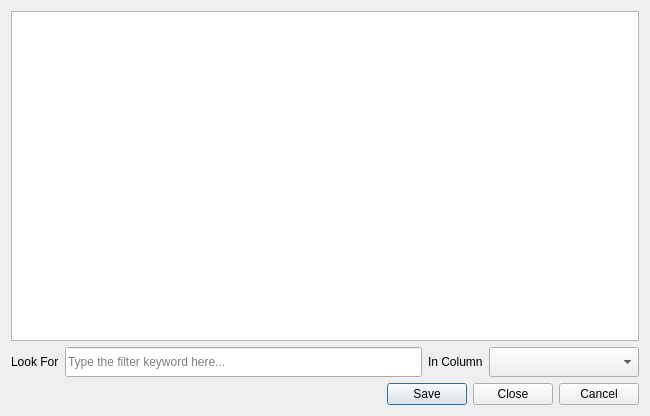
<?xml version="1.0" encoding="UTF-8"?>
<ui version="4.0">
    <class>EntityBrowser</class>
    <widget class="QDialog" name="EntityBrowser">
        <property name="geometry">
            <rect>
                <x>0</x>
                <y>0</y>
                <width>650</width>
                <height>416</height>
            </rect>
        </property>
        <property name="windowTitle">
            <string>Dialog</string>
        </property>
        <layout class="QGridLayout" name="gridLayout">
            <item row="3" column="0">
                <widget class="QLabel" name="label">
                    <property name="text">
                        <string>Look For</string>
                    </property>
                </widget>
            </item>
            <item row="4" column="0" colspan="4">
                <widget class="QDialogButtonBox" name="buttonBox">
                    <property name="orientation">
                        <enum>Qt::Horizontal</enum>
                    </property>
                    <property name="standardButtons">
                        <set>QDialogButtonBox::Cancel|QDialogButtonBox::Close|QDialogButtonBox::Save</set>
                    </property>
                </widget>
            </item>
            <item row="3" column="2">
                <widget class="QLabel" name="label_2">
                    <property name="text">
                        <string>In Column</string>
                    </property>
                </widget>
            </item>
            <item row="3" column="3">
                <widget class="QComboBox" name="cboFilterColumn">
                    <property name="minimumSize">
                        <size>
                            <width>150</width>
                            <height>30</height>
                        </size>
                    </property>
                </widget>
            </item>
            <item row="0" column="0" colspan="4">
                <layout class="QVBoxLayout" name="vlNotification"/>
            </item>
            <item row="2" column="0" colspan="4">
                <widget class="QTableView" name="tbEntity">
                    <property name="frameShape">
                        <enum>QFrame::StyledPanel</enum>
                    </property>
                    <property name="frameShadow">
                        <enum>QFrame::Sunken</enum>
                    </property>
                    <property name="editTriggers">
                        <set>QAbstractItemView::NoEditTriggers</set>
                    </property>
                    <property name="alternatingRowColors">
                        <bool>true</bool>
                    </property>
                    <property name="selectionMode">
                        <enum>QAbstractItemView::ExtendedSelection</enum>
                    </property>
                    <property name="selectionBehavior">
                        <enum>QAbstractItemView::SelectRows</enum>
                    </property>
                </widget>
            </item>
            <item row="3" column="1">
                <widget class="QLineEdit" name="txtFilterPattern">
                    <property name="minimumSize">
                        <size>
                            <width>0</width>
                            <height>30</height>
                        </size>
                    </property>
                    <property name="maxLength">
                        <number>50</number>
                    </property>
                    <property name="placeholderText">
                        <string>Type the filter keyword here...</string>
                    </property>
                </widget>
            </item>
            <item row="1" column="0" colspan="4">
                <layout class="QVBoxLayout" name="vlActions"/>
            </item>
        </layout>
    </widget>
    <resources/>
    <connections>
        <connection>
            <sender>buttonBox</sender>
            <signal>rejected()</signal>
            <receiver>EntityBrowser</receiver>
            <slot>reject()</slot>
            <hints>
                <hint type="sourcelabel">
                    <x>316</x>
                    <y>260</y>
                </hint>
                <hint type="destinationlabel">
                    <x>286</x>
                    <y>274</y>
                </hint>
            </hints>
        </connection>
    </connections>
</ui>
